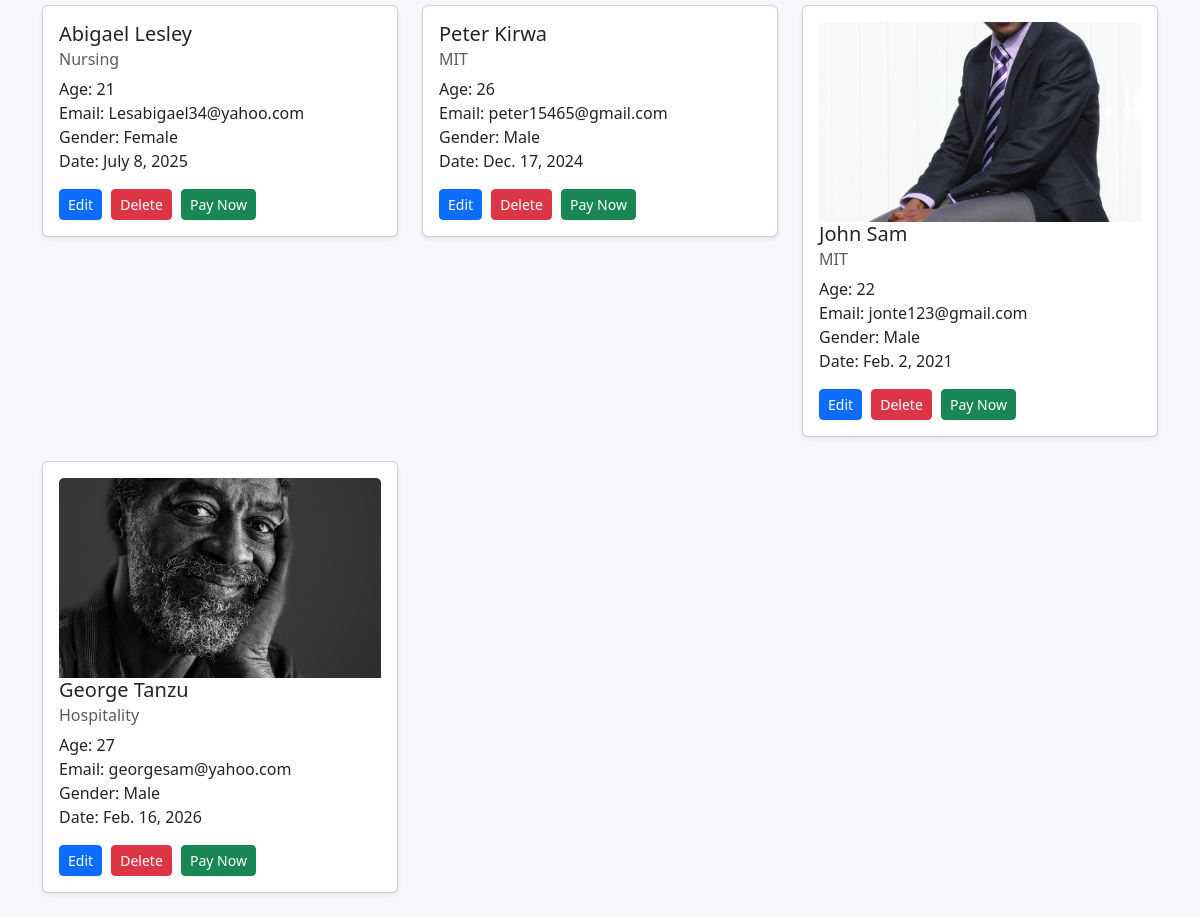
The app's page /dashboard/ (lower part), older data.
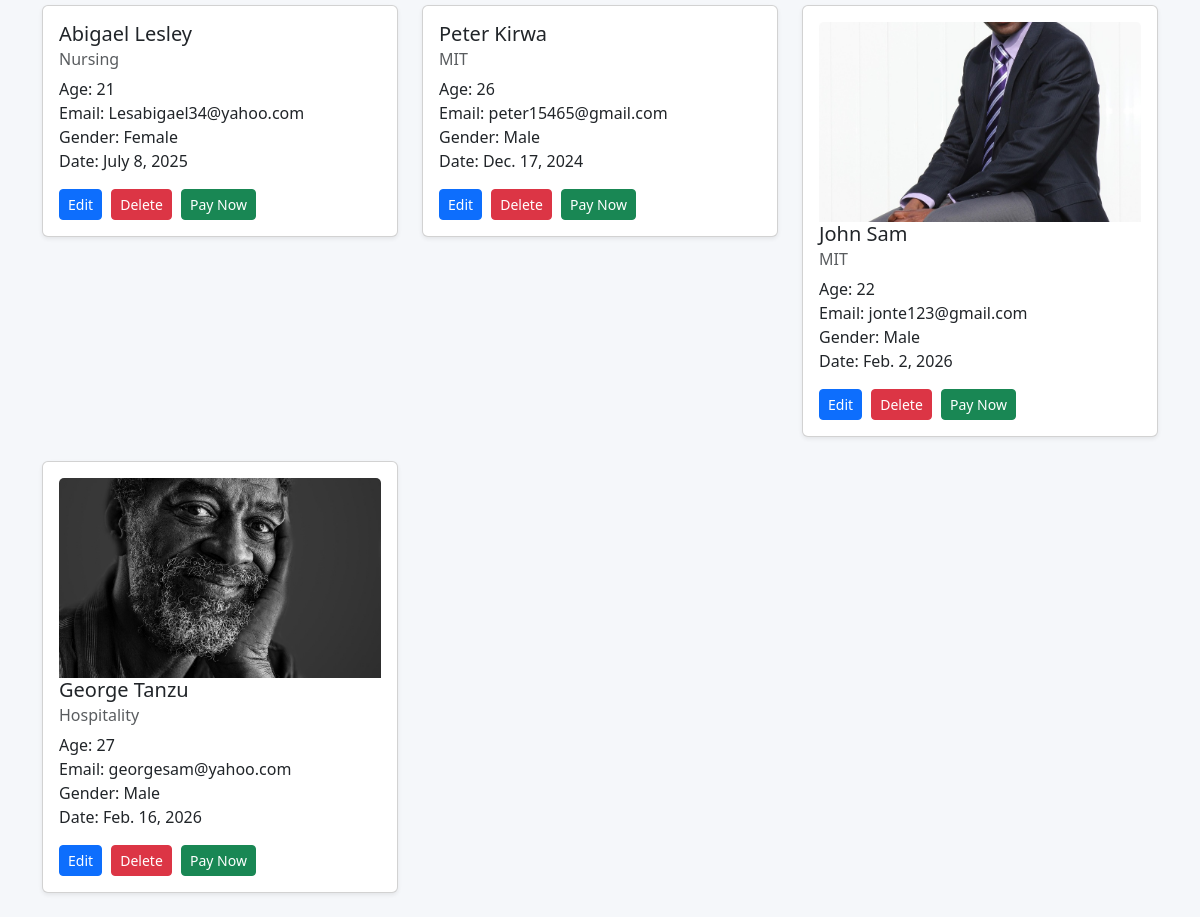
The same page, newer data.
### Dashboard/models.py (models this page shows, shortened)
class Student(models.Model):
    image = models.ImageField(upload_to='students/',null=True, blank=True)
    name = models.CharField(max_length=20)
    age = models.IntegerField()
    name = models.CharField(max_length=20)
    course = models.CharField(max_length=30)
    age = models.IntegerField()
    email = models.EmailField()
    gender = models.CharField(
        max_length=20,
        choices=[
            ('Male', 'Male'),
            ('Female', 'Female'),
        ],
        default='Male',)
    date = models.DateField(null=True)

### Dashboard/views.py (the view)
# urls.py: path('dashboard/', views.dashboard, name='dashboard'),
def dashboard(request):
    students = Student.objects.all()
    return render(request, 'dashboard.html', {'students': students})

### Dashboard/templates/dashboard.html (shortened to what this page needs)
{% load static %}
<html lang="en">
<head>
    <link href="https://cdn.jsdelivr.net/npm/bootstrap@5.3.0/dist/css/bootstrap.min.css" rel="stylesheet">
    <link rel="stylesheet" href="{% static 'css/main.css'%}">
</head>
<body>
<div class="container mt-4">
    <div class="row">
         {% for student in students %}
           <div class="col-md-4">
            <div class="card shadow-sm mb-4">
                <div class="card-body">
                    {% if student.image %}
                        <img src="{{ student.image.url }}" alt="" width="100px" class="card-img-top" style="height: 200px; object-fit: cover">
                    {% endif %}
                    <h5 class="card-title">{{ student.name }}</h5>
                    <h6 class="card-subtitle mb-2 text-muted">{{ student.course }}</h6>
                    <p class="card-text">Age: {{ student.age }}<br>Email: {{ student.email }}<br>Gender: {{ student.gender }}<br>Date: {{ student.date }}</p>
                    <div class="card-actions">
                        <a href="{% url 'update_student' student.id %}" class="btn btn-sm btn-primary">Edit</a>
                        <a href="#" class="btn btn-sm btn-danger">Delete</a>
                         <a href="{% url 'payment' student.id %}" class="btn btn-sm btn-success">Pay Now</a>
                    </div>
                </div>
            </div>
        </div>
         {% endfor %}
    </div>
</div>
</body>
</html>

Row changes from the older to the newer data that the page shows:
changed Student "John Sam": date "Feb. 2, 2021" → "Feb. 2, 2026"
